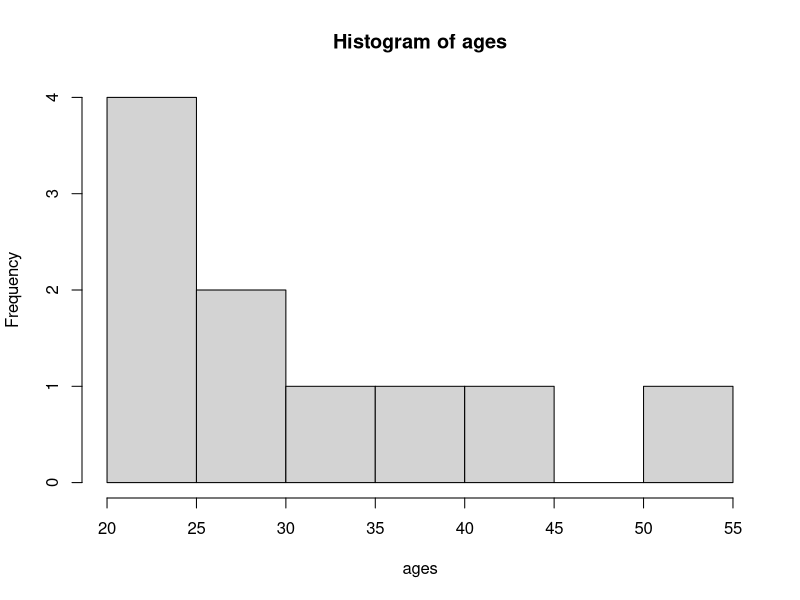

The R source for this figure:
# Basic R concepts -------------------------------------------------------------


# Using R as a calculator (at the command line)

# (Go to the command line!)


# Writing commands in scripts

29 + 56 # Click `Run` or use keyboard shortcut to execute
44 / 78
23 - 9


# Creating R objects

14 / 63

x <- 14 / 63 # Create an object named `x` that contains the value of `14 / 63`
x
x * 100

1:5 # Use `:` to return integers from 1 to 5

vec <- 1:5
vec

# `vec` is a vector (a type of object)

# In the context of data analysis, think of a vector as a column in an
# Excel spreadsheet. `vec` is like a column with 5 values:

# | x |
# |---|
# | 1 |
# | 2 |
# | 3 |
# | 4 |
# | 5 |


# Using R functions

# Let's look at some simple R functions

ages <- c(20, 24, 24, 25, 26, 30, 35, 37, 44, 51)
ages

sum(ages)
length(ages)
mean(ages)
sd(ages)
hist(ages)

# We use functions in R like:
# - Formulas in Excel
# - Commands in Stata

mean_age <- mean(ages) # Store function results in an object with `<-`
mean_age

?mean # Get help with `?`


# In closing
# - RStudio layout
# - RStudio projects (and working directories)


# End of script ----------------------------------------------------------------

